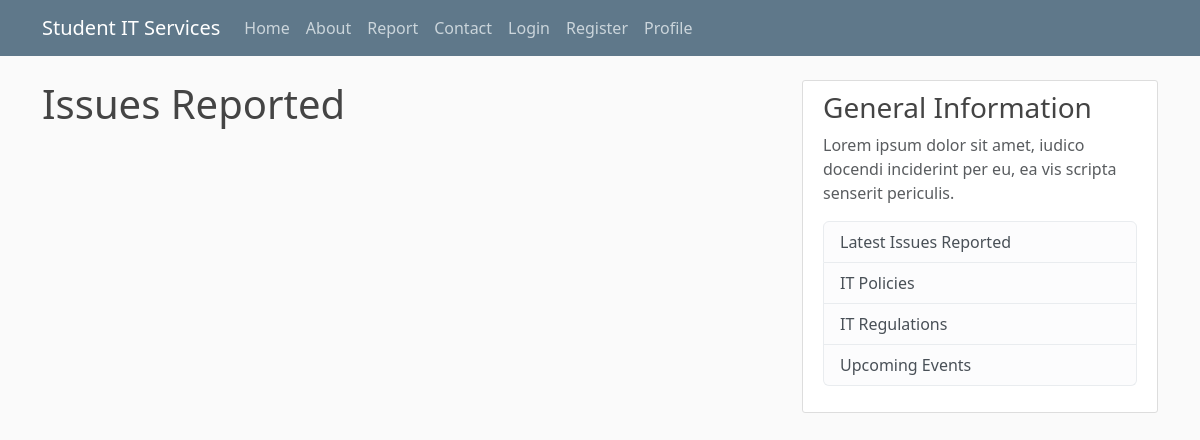
/report/, run on an earlier commit of the app's database.
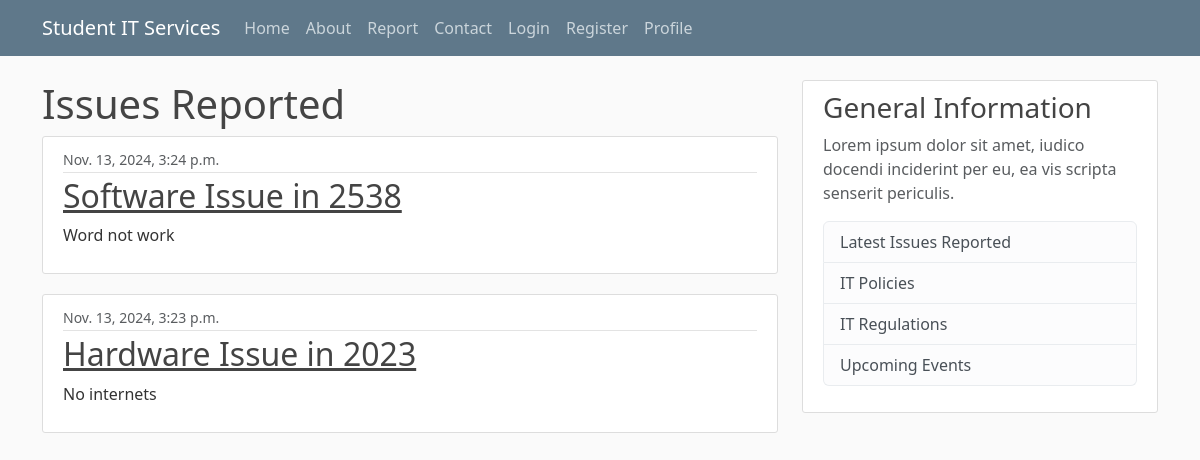
And on a later commit of the database.
### itreporting/models.py (models this page shows, shortened)
class Issue(models.Model):
    type = models.CharField(max_length=100, choices = [('Hardware', 'Hardware'), ('Software', 'Software')])
    room = models.CharField(max_length=100)
    urgent = models.BooleanField(default = False)
    details = models.TextField()
    date_submitted = models.DateTimeField(default=timezone.now)
    description = models.TextField()
    author = models.ForeignKey(User, related_name = 'issues', on_delete=models.CASCADE)
    def __str__(self):
        return f'{self.type} Issue in {self.room}'

### itreporting/views.py (the view)
# urls.py: path('report/', PostListView.as_view(), name = 'report'),
class PostListView(ListView):
    model = Issue
    ordering = ['-date_submitted']
    template_name = 'itreporting/report.html'
    context_object_name = 'issues'
    paginate_by = 5 # Optional pagination

### itreporting/templates/itreporting/report.html (shortened to what this page needs)
{% extends "itreporting/base.html" %}
{% block content %}
    <h1>Issues Reported</h1>
    {% for issue in issues %}
        <article class="media content-section">
            <div class="media-body">
                <div class="article-metadata">
                    <small class="text-muted">{{ issue.date_submitted }}</small>
                </div>
                <h2><a class="article-title" href="{% url 'itreporting:issue-detail' issue.id %}">{{ issue }}</a></h2>
                <p class="article-content">{{ issue.details }}</p>
            </div>
        </article>
        {% endfor %}
{% endblock %}

### itreporting/templates/itreporting/base.html (shortened to what this page needs)
{% load static %}
<!DOCTYPE html>
<html>
<head>
    <link href="https://cdn.jsdelivr.net/npm/bootstrap@5.3.3/dist/css/bootstrap.min.css" rel="stylesheet">
    <link rel="stylesheet" type="text/css" href="{% static 'css/styles.css' %}" />
</head>
<body>
    <div class="container">
        <header class="site-header">
            <nav class="navbar navbar-expand-md navbar-dark bg-steel fixed-top">
                <div class="container">
                <a class="navbar-brand mr-4" href="{% url 'itreporting:home' %}">Student IT Services</a>
                <div class="collapse navbar-collapse" id="navbarToggle">
                    <div class="navbar-nav mr-auto">
                        <a class="nav-item nav-link" href="{% url 'itreporting:home' %}">Home</a>
                        <a class="nav-item nav-link" href="{% url 'itreporting:about' %}">About</a>
                        <a class="nav-item nav-link" href="{% url 'itreporting:report' %}">Report</a>
                        <a class="nav-item nav-link" href="{% url 'itreporting:contact' %}">Contact</a>
                    </div>
                    <div class="navbar-nav">
                        {% if user.is_authenticated %}
                        <a class="nav-item nav-link" href="{% url 'itreporting:issue-create' %}">Report New Issue</a>
                        <form method="post" id="frm_logout" action="{% url 'logout' %}" style="display:inline;">
                        {% csrf_token %}
                        <button type="submit" class="nav-item nav-link"
                        style="background:none; border:none; cursor:pointer;">Logout</button>
                        </form>
                        {% else %}
                        <a class="nav-item nav-link" href="{% url 'login' %}">Login</a>
                        <a class="nav-item nav-link" href="{% url 'register' %}">Register</a>
                        <a class="nav-tem nav-link" href="{% url 'profile' %}">Profile</a>
                        {% endif %}
                    </div>
                </div>
                </div>
            </nav>
        </header>
        <div class="row">
            <div class="col-md-8">
            {% block content %}{% endblock %}
            </div>
            <div class="col-md-4">
                <div class="content-section">
                    <h3>General Information</h3>
                    <p class='text-muted'>Lorem ipsum dolor sit amet, iudico docendi inciderint per eu, ea vis scripta senserit periculis.
                      <ul class="list-group">
                        <li class="list-group-item list-group-item-light">Latest Issues Reported</li>
                        <li class="list-group-item list-group-item-light">IT Policies</li>
                        <li class="list-group-item list-group-item-light">IT Regulations</li>
                        <li class="list-group-item list-group-item-light">Upcoming Events</li>
                      </ul>
                    </p>
                  </div>
            </div>
        </div>
    </div>
<script src="https://cdn.jsdelivr.net/npm/bootstrap@5.3.3/dist/js/bootstrap.min.js"></script></body>
</html>

### itreporting/static/css/styles.css (style rules this page uses)
body { background: #fafafa; color: #333333; margin-top: 5rem; }
h1, h2, h3, h4, h5, h6 { color: #444444; }
ul { margin: 0; }
.bg-steel { background-color: #5f788a; }
.site-header .navbar-nav .nav-link { color: #cbd5db; }
.content-section { background: #ffffff; padding: 10px 20px; border: 1px solid #dddddd; border-radius: 3px; margin-bottom: 20px; }
.article-title { color: #444444; }
.article-content { white-space: pre-line; }
.article-metadata { padding-bottom: 1px; margin-bottom: 4px; border-bottom: 1px solid #e3e3e3 }

What changed in the data, as far as the page shows it:
added Issue: date_submitted "Nov. 13, 2024, 3:24 p.m.", type+room "Software Issue in 2538", details "Word not work"
added Issue: date_submitted "Nov. 13, 2024, 3:23 p.m.", type+room "Hardware Issue in 2023", details "No internets"
